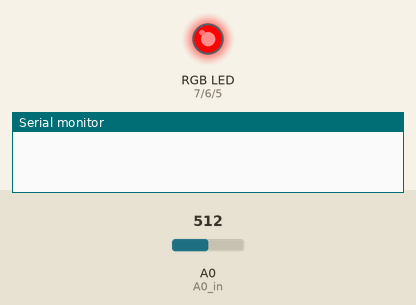
This sketch was run on a simulated Arduino Uno, built with avr-gcc and run on an emulated ATmega328P. On the bench: an RGB LED mixed from three pins (HIGH = lit), the last lines printed to the serial monitor. Inputs (shaded band) come from the test bench; at power-on: A0 (A0_in) = 512.

Above: at 0.02 s.
At 0.67 s:
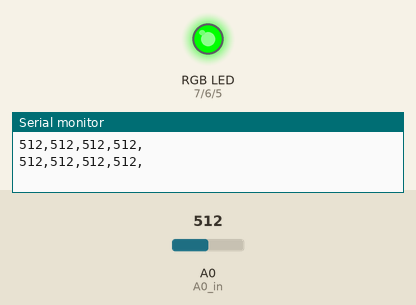
At 1.32 s:
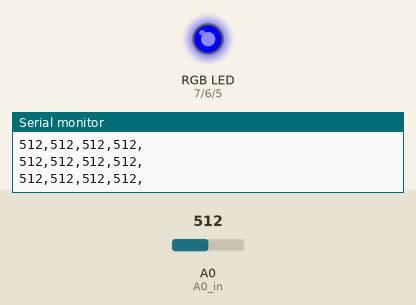
At 1.98 s:
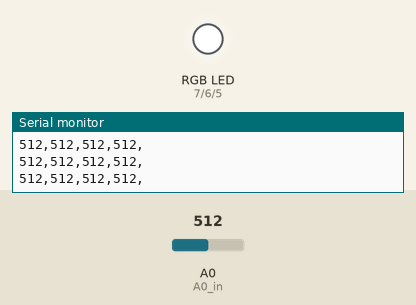
At 2.65 s:
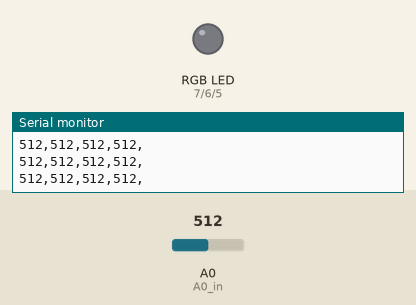
Timing chart, 0 to 3.0 s (numbered marks = the images above):
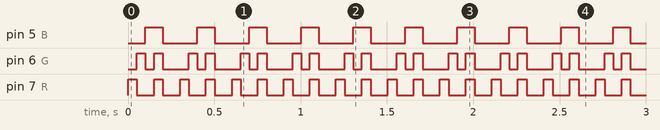

The sketch:

Arduino_Colores.ino
```cpp
int R = 7;
int G = 6;
int B = 5;
int A0_in = A0;

int R_val = 0, G_val = 0, B_val = 0, RGB_val = 0;

void setup() {
  // put your setup code here, to run once:
  pinMode(R, OUTPUT);
  pinMode(G, OUTPUT);
  pinMode(B, OUTPUT);

  digitalWrite(R, LOW);
  digitalWrite(G, LOW);
  digitalWrite(B, LOW);

  Serial.begin(9600);
  while(!Serial){}
}

void loop() {
  // put your main code here, to run repeatedly:
  digitalWrite(R, HIGH);
  delay(40);
  R_val = analogRead(A0_in);
  delay(10);
  digitalWrite(R, LOW);

  digitalWrite(G, HIGH);
  delay(40);
  G_val = analogRead(A0_in);
  delay(10);
  digitalWrite(G, LOW);

  digitalWrite(B, HIGH);
  delay(40);
  B_val = analogRead(A0_in);
  delay(10);
  digitalWrite(B, LOW);

  digitalWrite(R, HIGH);
  digitalWrite(G, HIGH);
  digitalWrite(B, HIGH);
  delay(40);
  RGB_val = analogRead(A0_in);
  delay(10);
  digitalWrite(R, LOW);
  digitalWrite(G, LOW);
  digitalWrite(B, LOW);

  String s = ",";
  Serial.println(R_val + s + G_val + s + B_val + s + RGB_val + s);

  delay(100);
}
```

Measured:
- by itself, pin 5 (B): alternates HIGH for 0.10 s and LOW for 0.20 s
- by itself, pin 6 (G): repeats every 0.30 s: LOW 0.05 s, HIGH 0.05 s, LOW 0.15 s, HIGH 0.05 s
- by itself, pin 7 (R): alternates HIGH for 0.05 s and LOW for 0.10 s
